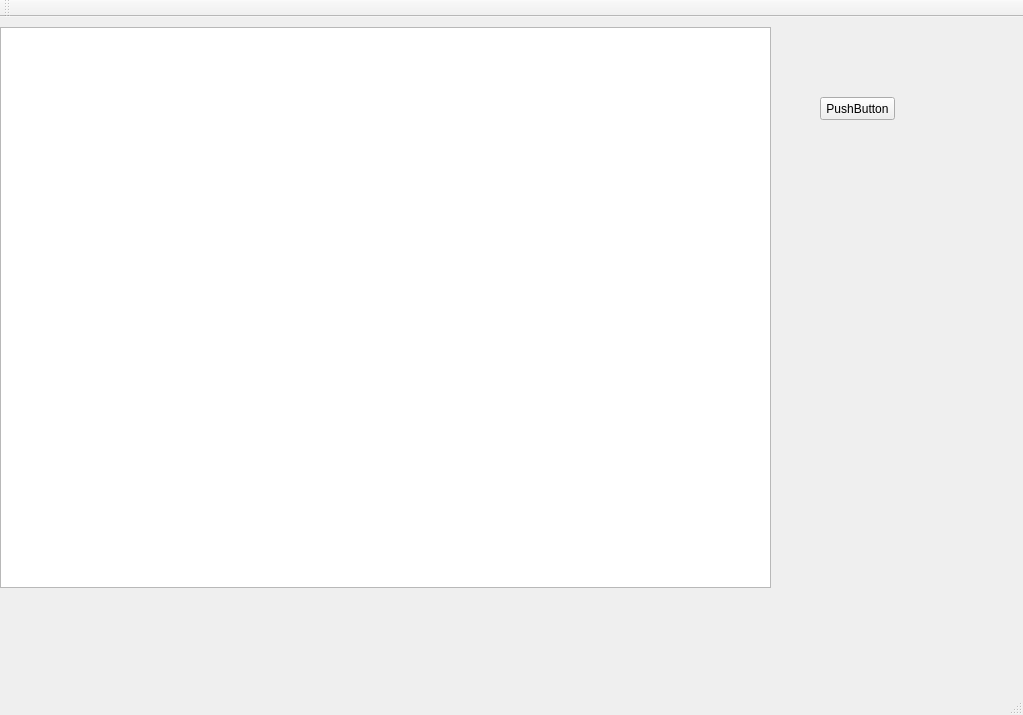
<?xml version="1.0" encoding="UTF-8"?>
<ui version="4.0">
 <class>QtTrackerClass</class>
 <widget class="QMainWindow" name="QtTrackerClass">
  <property name="geometry">
   <rect>
    <x>0</x>
    <y>0</y>
    <width>1023</width>
    <height>715</height>
   </rect>
  </property>
  <property name="windowTitle">
   <string>QtTracker</string>
  </property>
  <widget class="QWidget" name="centralWidget">
   <widget class="QTreeView" name="treeView_2">
    <property name="geometry">
     <rect>
      <x>0</x>
      <y>10</y>
      <width>771</width>
      <height>561</height>
     </rect>
    </property>
   </widget>
   <widget class="QPushButton" name="pushButton">
    <property name="geometry">
     <rect>
      <x>820</x>
      <y>80</y>
      <width>75</width>
      <height>23</height>
     </rect>
    </property>
    <property name="text">
     <string>PushButton</string>
    </property>
   </widget>
  </widget>
  <widget class="QMenuBar" name="menuBar">
   <property name="geometry">
    <rect>
     <x>0</x>
     <y>0</y>
     <width>1023</width>
     <height>21</height>
    </rect>
   </property>
  </widget>
  <widget class="QToolBar" name="mainToolBar">
   <attribute name="toolBarArea">
    <enum>TopToolBarArea</enum>
   </attribute>
   <attribute name="toolBarBreak">
    <bool>false</bool>
   </attribute>
  </widget>
  <widget class="QStatusBar" name="statusBar"/>
 </widget>
 <layoutdefault spacing="6" margin="11"/>
 <resources>
  <include location="QtTracker.qrc"/>
 </resources>
 <connections>
  <connection>
   <sender>pushButton</sender>
   <signal>clicked()</signal>
   <receiver>QtTrackerClass</receiver>
   <slot>hideItem()</slot>
   <hints>
    <hint type="sourcelabel">
     <x>860</x>
     <y>131</y>
    </hint>
    <hint type="destinationlabel">
     <x>914</x>
     <y>204</y>
    </hint>
   </hints>
  </connection>
 </connections>
 <slots>
  <slot>do_insert_child()</slot>
  <slot>slot1()</slot>
  <slot>expandItem(QModelIndex)</slot>
  <slot>hideItem()</slot>
 </slots>
</ui>
